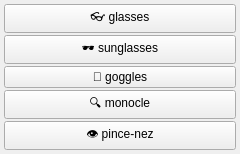
<?xml version="1.0" encoding="UTF-8"?>
<ui version="4.0">
 <class>clothes_glasses_menu</class>
 <widget class="QWidget" name="clothes_glasses_menu">
  <property name="geometry">
   <rect><x>0</x><y>0</y><width>240</width><height>60</height></rect>
  </property>
  <layout class="QGridLayout" name="grid">
   <property name="leftMargin"><number>4</number></property>
   <property name="topMargin"><number>4</number></property>
   <property name="rightMargin"><number>4</number></property>
   <property name="bottomMargin"><number>4</number></property>
   <property name="horizontalSpacing"><number>2</number></property>
   <property name="verticalSpacing"><number>2</number></property>
   <item row="0" column="0">
    <widget class="QPushButton" name="chk_glasses">
     <property name="checkable"><bool>true</bool></property>
     <property name="text"><string>👓 glasses</string></property>
     <property name="tags" stdset="0"><string>glasses</string></property>
     <property name="group" stdset="0"><string>glasses</string></property>
    </widget>
   </item>
   <item row="1" column="0">
    <widget class="QPushButton" name="chk_sunglasses">
     <property name="checkable"><bool>true</bool></property>
     <property name="text"><string>🕶️ sunglasses</string></property>
     <property name="tags" stdset="0"><string>sunglasses</string></property>
     <property name="group" stdset="0"><string>glasses</string></property>
    </widget>
   </item>
   <item row="2" column="0">
    <widget class="QPushButton" name="chk_goggles">
     <property name="checkable"><bool>true</bool></property>
     <property name="text"><string>🥽 goggles</string></property>
     <property name="tags" stdset="0"><string>goggles</string></property>
     <property name="group" stdset="0"><string>glasses</string></property>
    </widget>
   </item>
   <item row="3" column="0">
    <widget class="QPushButton" name="chk_monocle">
     <property name="checkable"><bool>true</bool></property>
     <property name="text"><string>🔍 monocle</string></property>
     <property name="tags" stdset="0"><string>monocle</string></property>
     <property name="group" stdset="0"><string>glasses</string></property>
    </widget>
   </item>
   <item row="4" column="0">
    <widget class="QPushButton" name="chk_pince_nez">
     <property name="checkable"><bool>true</bool></property>
     <property name="text"><string>👁️ pince-nez</string></property>
     <property name="tags" stdset="0"><string>pince-nez</string></property>
     <property name="group" stdset="0"><string>glasses</string></property>
    </widget>
   </item>
  </layout>
 </widget>
 <resources/>
 <connections/>
</ui>
